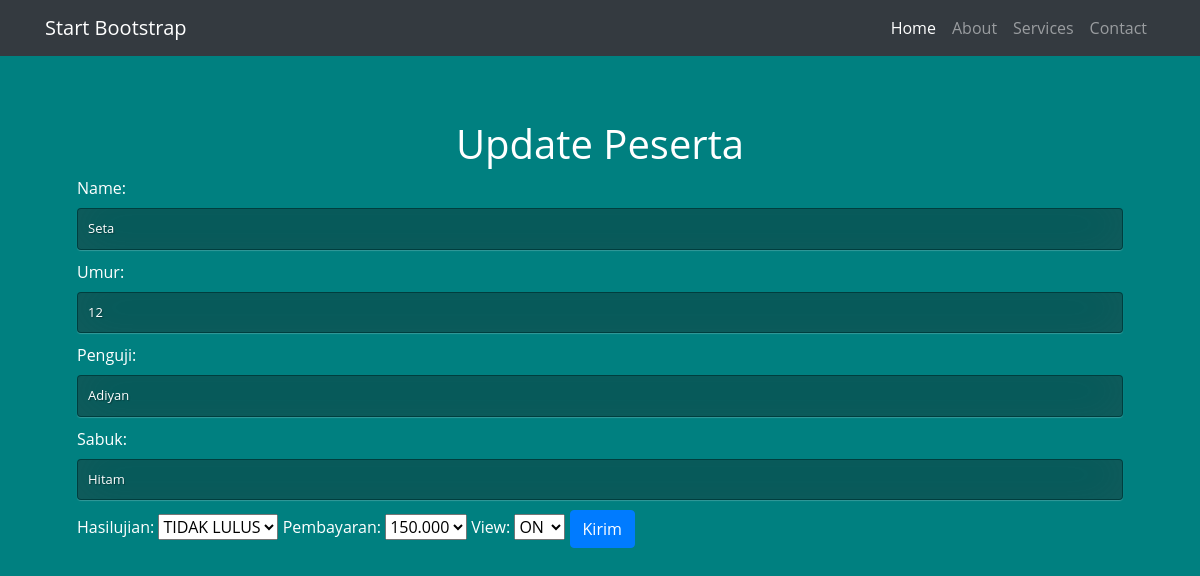
/blog/updatekrida/46 (signed in), run on the app's committed database.
### zwinkle/models.py (models this page shows, shortened)
class krida_model(models.Model):
    name = models.CharField(max_length=30)
    umur = models.IntegerField()
    penguji = models.CharField(max_length=30)
    sabuk = models.CharField(max_length=30)
    hasilujian = models.CharField(
        max_length=100,
        choices=hasil_ujian,
        default=1,
    )
    pembayaran = models.CharField(
        max_length=100,
        choices=nominal,
        default=1,
    )
    view = models.CharField(
        max_length=100,
        choices=status,
        default=1,
    )

### zwinkle/views.py (the view)
# urls.py: re_path(r'^updatekrida/(?P<update_id_krida>[0-9]+)$', views.updatekrida, name='updatekrida'),
@login_required(redirect_field_name='updatekrida')
def updatekrida(request, update_id_krida):
    kridaupdate = krida_model.objects.get(id=update_id_krida)
    data = {
        'name'     : kridaupdate.name,
        'umur'       : kridaupdate.umur,
        'penguji'  : kridaupdate.penguji,
        'sabuk'  : kridaupdate.sabuk,
    }
    kridadata = krida_form(request.POST or None, initial=data, instance=kridaupdate)
    if request.method == 'POST':
        if kridadata.is_valid():
            kridadata.save()
        return redirect('reviews:krida')
    context = {
        'page_title':'Update Peserta',
        'kridadata':kridadata,
    }
    return render(request, 'post/posting_krida.html', context)

### zwinkle/forms.py
class krida_form(ModelForm):
    class Meta:
        model = krida_model
        fields = [
            'name',
            'umur',
            'penguji',
            'sabuk',
            'hasilujian',
            'pembayaran',
            'view',
        ]
        widgets = {
            'pembayaran': forms.Select(attrs={
                'class': 'forms-control',
                'choices': 'nominal',
            }),
            'hasilujian': forms.Select(attrs={
                'class': 'forms-control',
                'choices': 'hasil_ujian',
            }),
            'view': forms.Select(attrs={
                'class': 'forms-control',
                'choices': 'status',
            }),
        }

### zwinkle/templates/post/posting_krida.html (shortened to what this page needs)
{% load widget_tweaks %}
<!DOCTYPE html>
<html lang="en">
  <head>
    <link rel="stylesheet" href="https://stackpath.bootstrapcdn.com/bootstrap/4.2.1/css/bootstrap.min.css">
  </head>
  <body>
    <nav class="navbar navbar-expand-lg navbar-dark bg-dark static-top">
      <div class="container">
        <a class="navbar-brand" href="{% url 'rumah' %}">Start Bootstrap</a>
        <div class="collapse navbar-collapse" id="navbarResponsive">
          <ul class="navbar-nav ml-auto">
            <li class="nav-item active">
              <a class="nav-link" href="#">Home
              </a>
            </li>
            <li class="nav-item">
              <a class="nav-link" href="#">About</a>
            </li>
            <li class="nav-item">
              <a class="nav-link" href="#">Services</a>
            </li>
            <li class="nav-item">
              <a class="nav-link" href="#">Contact</a>
            </li>
          </ul>
        </div>
      </div>
    </nav>
    <div class="container">
      <div class="jumbotron vertical-center" style="background:inherit">
        <h1 style="text-align:center">{{page_title}}</h1>
          <form method="POST">
          <div class="form-group" style="margin-bottom:10px">
              {{kridadata}}
              <button type="submit" class="btn btn-primary">Kirim</button>
          </div>
    </form>
      </div>
    </div>
  </body>
</html>

### zwinkle/templates/post/posting_krida.html (style rules this page uses)
input { width: 100%; margin-bottom: 10px; background: rgba(0,0,0,0.3); border: none; outline: none; padding: 10px; font-size: 13px; color: white; text-shadow: 1px 1px 1px rgba(0,0,0,0.3); border: 1px solid rgba(0,0,0,0.3); border-radius: 4px; box-shadow: inset 0 -5px 45px rgba(100,100,100,0.2), 0 1px 1px rgba(255,255,255,0.2); -webkit-transition: box-shadow .5s ease; -moz-transition: box-shadow .5s ease; -o-transition: box-shadow .5s ease; -ms-transition: box-shadow .5s ease; transition: box-shadow .5s ease; }
body { font-family: 'Open Sans', sans-serif; background: #008080; color: white; }

### data on the page
krida_model: name "Seta", umur "12", penguji "Adiyan", sabuk "Hitam", hasilujian "TIDAK LULUS", pembayaran "150.000", view "ON"

### other printed values
{{ page_title }} "Update Peserta"
